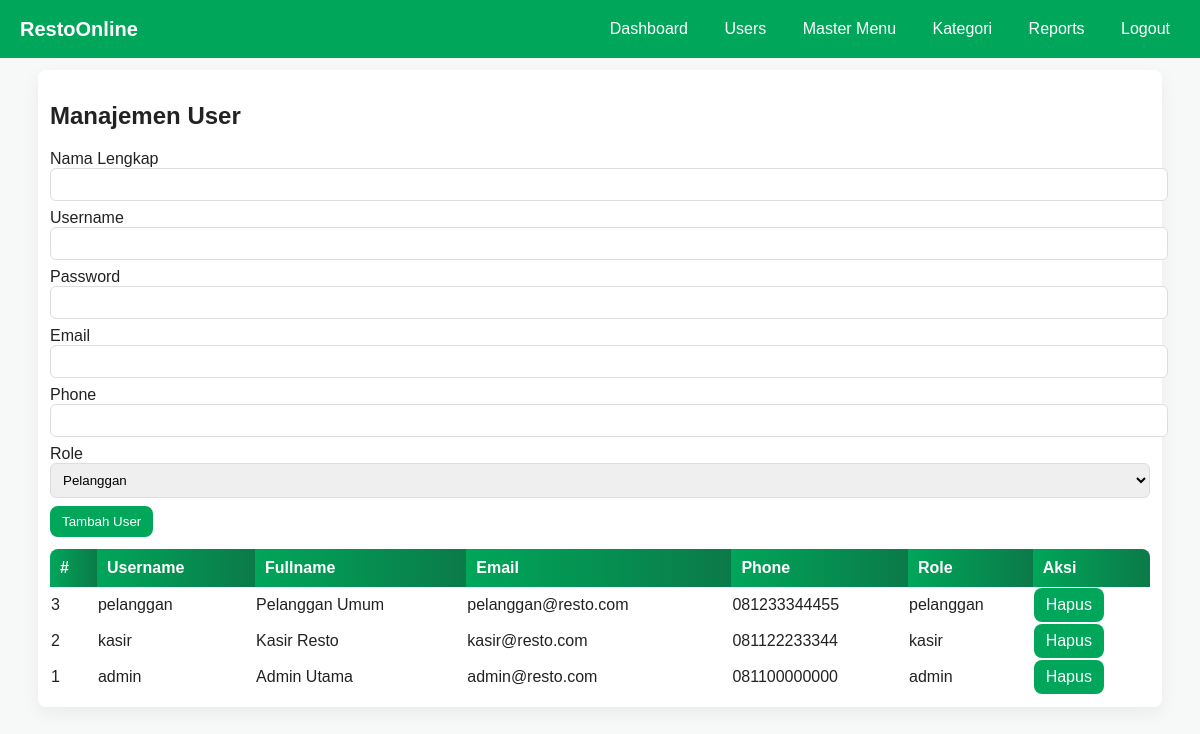
The page /admin/users.php (signed in) on the database its author committed.
### tables this page shows
CREATE TABLE `users` (
  `id` int(11) NOT NULL AUTO_INCREMENT,
  `username` varchar(50) NOT NULL,
  `password` varchar(255) NOT NULL,
  `fullname` varchar(100) NOT NULL,
  `email` varchar(100) NOT NULL,
  `phone` varchar(20) NOT NULL,
  `role` enum('admin','kasir','pelanggan') NOT NULL DEFAULT 'pelanggan',
  `created_at` timestamp NOT NULL DEFAULT current_timestamp(),
  PRIMARY KEY (`id`)
);

### inc/functions.php (called while the page is built, shortened)
<?php
require_once __DIR__.'/config.php';
function is_logged_in(){ return isset($_SESSION['user_id']); }
function current_user(){
    global $conn;
    $id = intval($_SESSION['user_id']);
    $stmt = $conn->prepare('SELECT id,username,fullname,email,phone,role FROM users WHERE id=?');
    $stmt->bind_param('i',$id); $stmt->execute();
    $res = $stmt->get_result();
    return $res->fetch_assoc();
}
?>

### admin/users.php (the view)
<?php require_once __DIR__.'/../inc/functions.php'; require_role(['admin']); if(isset($_GET['delete'])){ $id=intval($_GET['delete']); $stmt=$conn->prepare('DELETE FROM users WHERE id=?'); $stmt->bind_param('i',$id); $stmt->execute(); flash('msg','User dihapus'); header('Location:/restoran_fix_v2/admin/users.php'); exit; } if($_SERVER['REQUEST_METHOD']==='POST' && isset($_POST['username'])){ $username=$conn->real_escape_string($_POST['username']); $password=password_hash($_POST['password'],PASSWORD_DEFAULT); $fullname=$conn->real_escape_string($_POST['fullname']); $email=$conn->real_escape_string($_POST['email']); $phone=$conn->real_escape_string($_POST['phone']); $role=$_POST['role']; $stmt=$conn->prepare('INSERT INTO users (username,password,fullname,email,phone,role) VALUES (?,?,?,?,?,?)'); $stmt->bind_param('ssssss',$username,$password,$fullname,$email,$phone,$role); $stmt->execute(); flash('msg','User ditambahkan'); header('Location:/restoran_fix_v2/admin/users.php'); exit; } $res=$conn->query('SELECT * FROM users ORDER BY id DESC'); ?>
<!doctype html><html><head><meta charset="utf-8"><title>Users</title><link rel="stylesheet" href="/restoran_fix_v2/assets/css/style.css"></head><body><?php include __DIR__.'/../_nav.php'; ?><div class="container card"><h2>Manajemen User</h2><?php if($m=flash('msg')) echo '<div class="alert">'.$m.'</div>'; ?><form method="post"><label>Nama Lengkap</label><input name="fullname" required><label>Username</label><input name="username" required><label>Password</label><input name="password" required><label>Email</label><input name="email" type="email" required><label>Phone</label><input name="phone" required><label>Role</label><select name="role"><option value="pelanggan">Pelanggan</option><option value="kasir">Kasir</option><option value="admin">Admin</option></select><button class="btn" type="submit">Tambah User</button></form><table><thead><tr><th>#</th><th>Username</th><th>Fullname</th><th>Email</th><th>Phone</th><th>Role</th><th>Aksi</th></tr></thead><tbody><?php while($u=$res->fetch_assoc()): ?><tr><td><?=$u['id']?></td><td><?=htmlspecialchars($u['username'])?></td><td><?=htmlspecialchars($u['fullname'])?></td><td><?=htmlspecialchars($u['email'])?></td><td><?=htmlspecialchars($u['phone'])?></td><td><?=$u['role']?></td><td><a class="btn danger" href="?delete=<?=$u['id']?>" onclick="return confirm('Hapus?')">Hapus</a></td></tr><?php endwhile; ?></tbody></table></div></body></html>

### assets/css/style.css (style rules this page uses)
:root { --green:#00a65a;--green-dark:#0b7a49;--bg:#f7f9f8;--card:#fff }
body { font-family:Arial,Helvetica,sans-serif;background:var(--bg);margin:0;color:#222 }
.container { max-width:1100px;margin:20px auto;padding:12px }
.card { background:var(--card);padding:12px;border-radius:8px;box-shadow:0 6px 18px rgba(0,0,0,0.06);margin-top:12px }
.btn { background:var(--green);color:#fff;padding:8px 12px;border-radius:8px;border:none;text-decoration:none;display:inline-block }
table { width:100%;border-collapse:collapse;margin-top:12px;background:var(--card);border-radius:8px;overflow:hidden }
table th { background:linear-gradient(90deg,var(--green),var(--green-dark));color:#fff;padding:10px;text-align:left }
input,textarea,select { width:100%;padding:8px;border:1px solid #ddd;border-radius:6px;margin-bottom:8px }

### rows shown on the page
users: id "3", username "pelanggan", fullname "Pelanggan Umum", email "pelanggan@resto.com", phone "081233344455", role "pelanggan"
users: id "2", username "kasir", fullname "Kasir Resto", email "kasir@resto.com", phone "081122233344", role "kasir"
users: id "1", username "admin", fullname "Admin Utama", email "admin@resto.com", phone "081100000000", role "admin"
